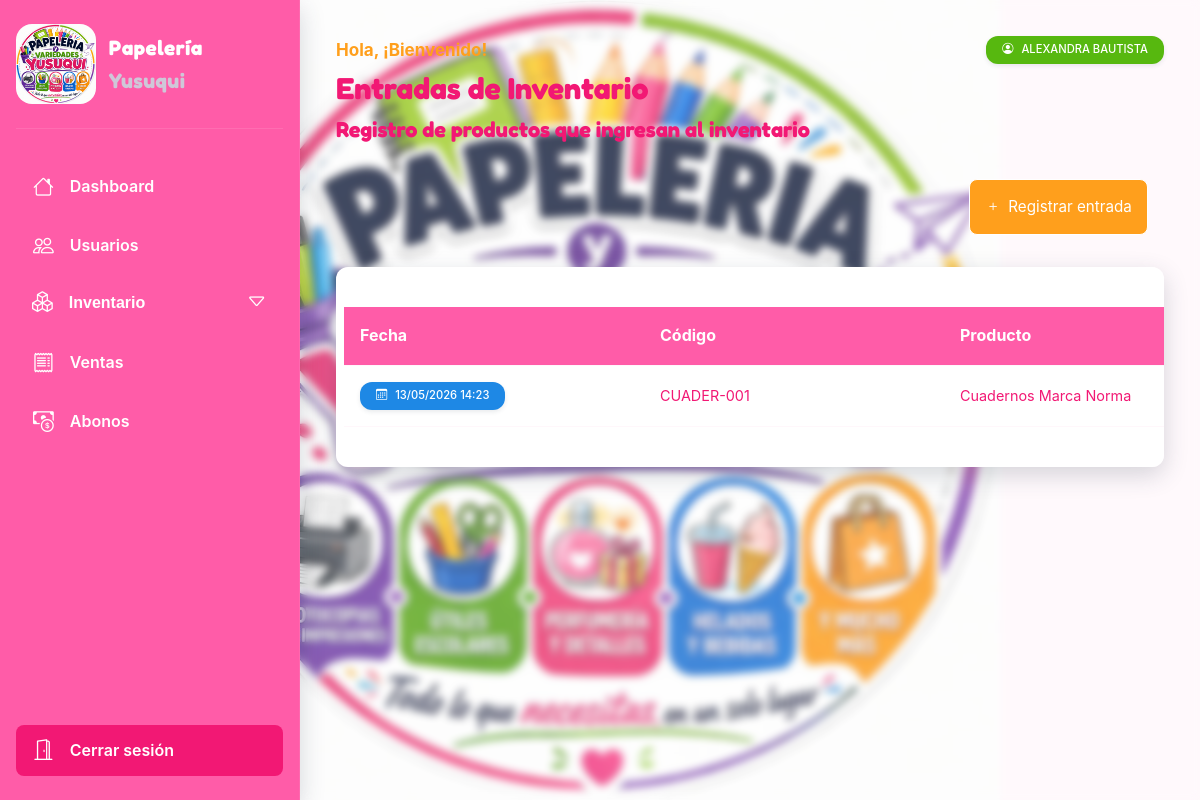
/products/inventory-input/ (signed in), run on an earlier commit of the app's database.
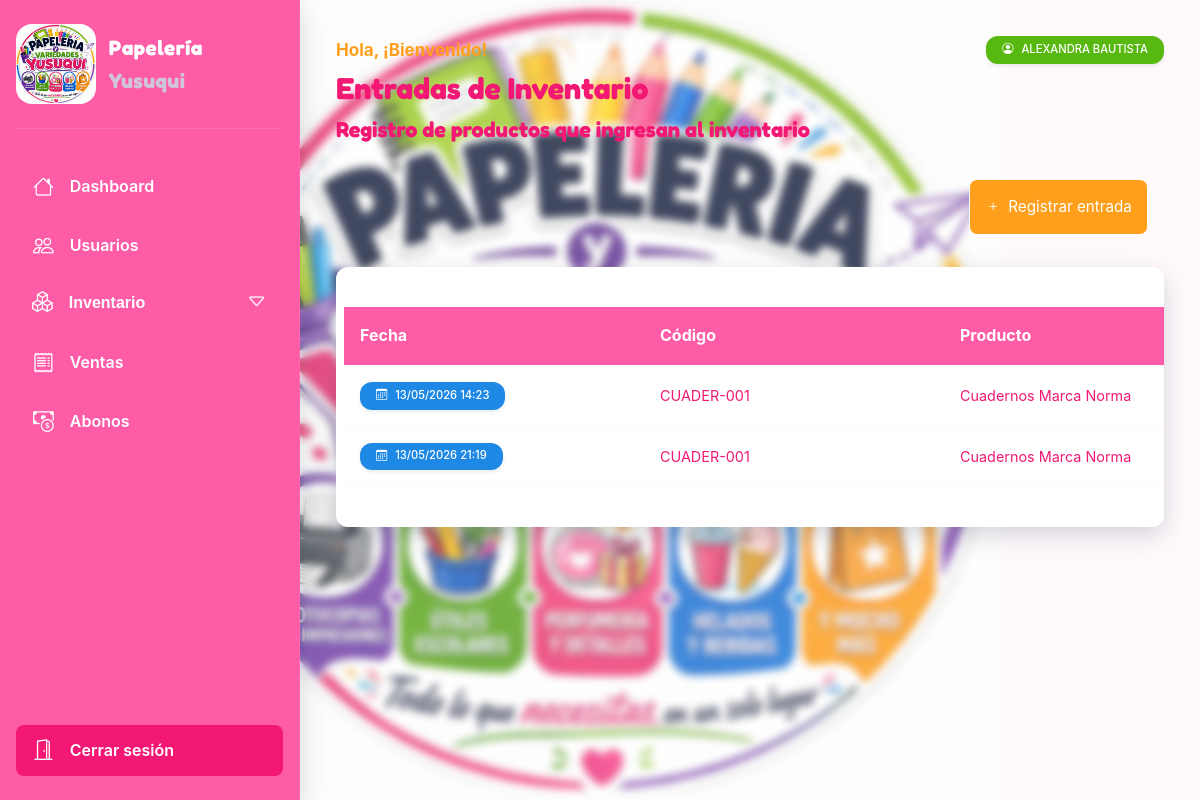
And on a later commit of the database.
### apps/products/models/inventory_movement.py (models this page shows, shortened)
class InventoryMovementBase(models.Model):
    product = models.ForeignKey('products.Product', on_delete=models.CASCADE)
    quantity = models.PositiveIntegerField()
    created_at = models.DateTimeField(auto_now_add=True)
    user = models.ForeignKey('accounts.Member', on_delete=models.CASCADE)
    notes = models.TextField(blank=True, null=True)
    class Meta:
        abstract = True

class InventoryInput(InventoryMovementBase):
    reference = models.CharField(max_length=100, blank=True, null=True)

### apps/products/models/product.py (models this page shows, shortened)
class Product(models.Model):
    category = models.ForeignKey(
        Category, on_delete=models.SET_NULL, null=True, blank=True, related_name='products'
    )
    name = models.CharField(max_length=100)
    sku = models.CharField(max_length=30, unique=True, editable=False, null=True, blank=True, db_index=True)
    description = models.TextField(blank=True, null=True)
    price = models.DecimalField(max_digits=10, decimal_places=2, default=0) # Precio compra
    price_sale = models.DecimalField(max_digits=10, decimal_places=2, default=0) # Precio venta
    stock = models.PositiveIntegerField()
    stock_min = models.PositiveIntegerField()
    image = models.ImageField(upload_to="products/", blank=True, null=True)
    is_active = models.BooleanField(default=True)
    created_at = models.DateTimeField(auto_now_add=True)
    updated_at = models.DateTimeField(auto_now=True)
    class Meta:
        ordering = ['-created_at']
        verbose_name = 'Producto'
        verbose_name_plural = 'Productos'
        constraints = [
            models.UniqueConstraint(
                fields=['category', 'name'],
                name='unique_product_name_category'
            )
        ]
    def __str__(self):
        return f'{self.name}'

### apps/products/views/inventory_movement_views.py (the view)
# urls.py: path('inventory-input/', views.InputMovementView.as_view(), name='inventory-input'),
@method_decorator(role_required([RoleChoices.Admin, RoleChoices.Vendedor]), name='dispatch')
class InputMovementView(ListView):
    model = InventoryInput
    template_name = 'inventory_movement/input_inventory_movement.html'
    context_object_name = 'input_movements'
    paginate_by = 20

### apps/accounts/models/member.py (called while the page is built)
    def full_name(self):
        return f'{self.first_name} {self.last_name if self.last_name else ""}'

### apps/common/utils/custom_decorator.py (called while the page is built)
def role_required(roles:list):
    def decorator(func):
        def wrapper(request, *args, **kwargs):
            if not request.user.is_authenticated:
                return redirect('core:accounts:login')
            if request.user.role not in roles:
                raise PermissionDenied
            return func(request, *args, **kwargs)
        return wrapper
    return decorator

### apps/products/templates/inventory_movement/input_inventory_movement.html (shortened to what this page needs)
{% extends 'index.html' %}
{% block main %}
    <h2 class="title">Entradas de Inventario</h2>
    <h4 class="subtitle">Registro de productos que ingresan al inventario</h4>
    <nav class="nav">
        <a href="{% url 'core:products:inventory-input-create' %}" class="button">
            <i class="bi bi-plus"></i>
            Registrar entrada
        </a>
    </nav>
    {% if input_movements %}
        <div class="scroll card--base">
            <div class="table">
                <div class="table__header">
                    <div class="table__row">
                        <div class="table__cell">Fecha</div>
                        <div class="table__cell">Código</div>
                        <div class="table__cell">Producto</div>
                    </div>
                </div>
                <div class="table__body">
                    {% for movement in input_movements %}
                        <div class="table__row">
                            <div class="table__cell">
                                <p class="badge badge--info">
                                    <i class="bi bi-calendar3"></i>
                                    {{ movement.created_at|date:"d/m/Y H:i" }}
                                </p>
                            </div>
                            <div class="table__cell">{{ movement.product.sku }}</div>
                            <div class="table__cell">{{ movement.product }}</div>
                        </div>
                    {% endfor %}
                </div>
            </div>
        </div>
    {% else %}
        <p class="alerts alerts--404">
            <i class="bi bi-exclamation-triangle-fill"></i>
            No hay entradas registradas
        </p>
    {% endif %}
{% endblock main %}

What changed in the data, as far as the page shows it:
added InventoryInput: created_at "13/05/2026 21:19", product.sku "CUADER-001", product "Cuadernos Marca Norma"
